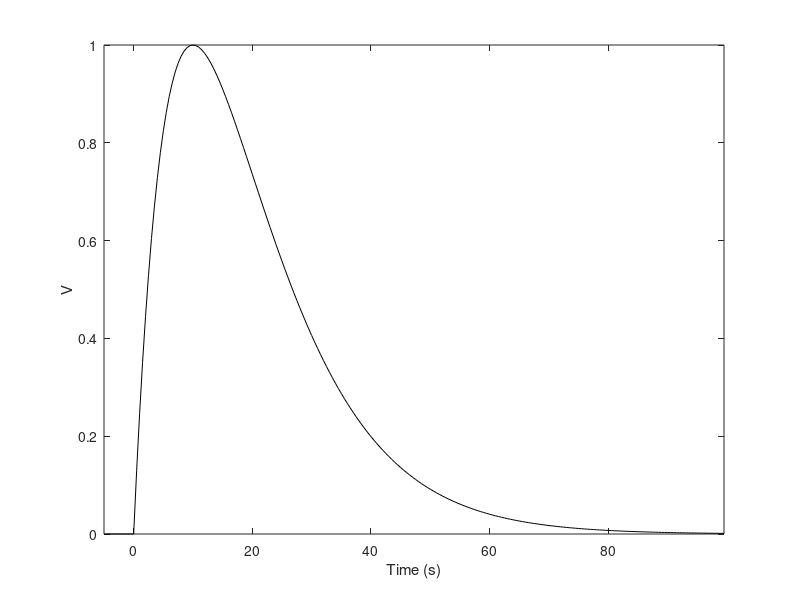
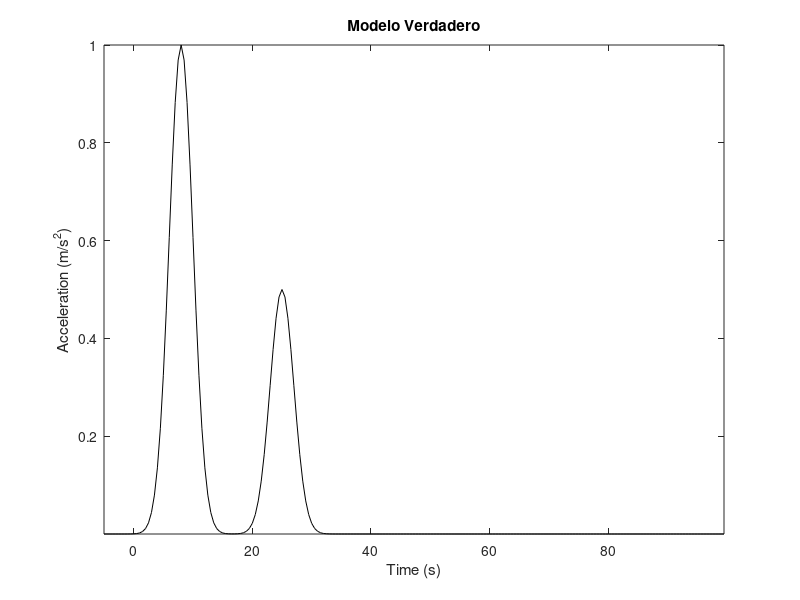
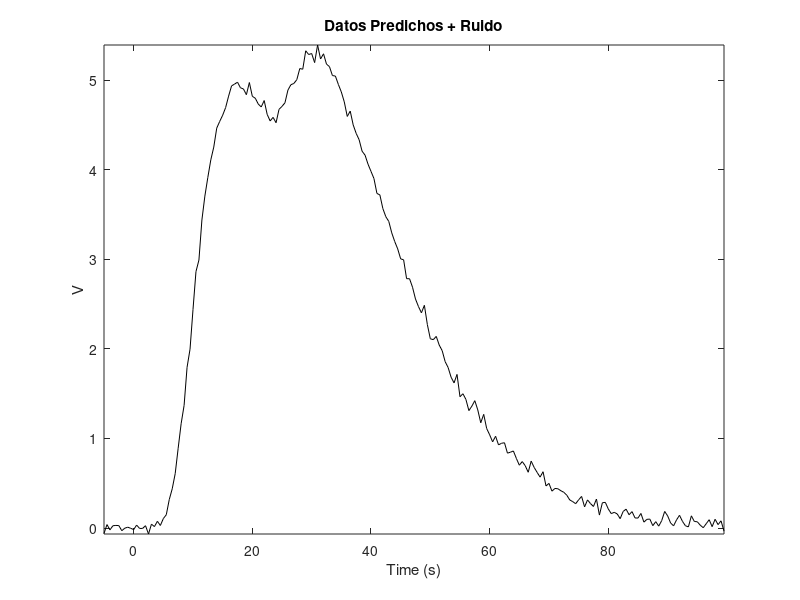
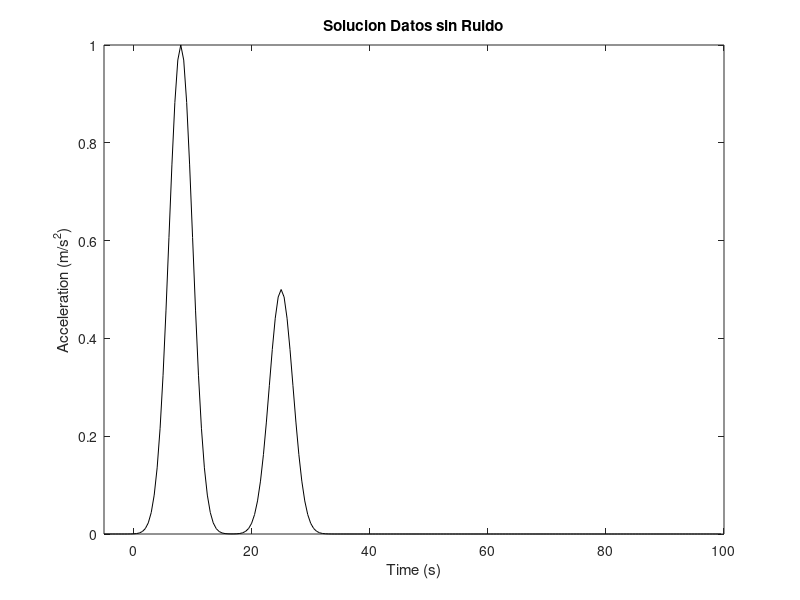

The MATLAB script that drew these images, in order:
% Example 3.2
% from Parameter Estimation and Inverse Problems, 3rd edition, 2018
% by R. Aster, B. Borchers, C. Thurber

% make sure we have a clean environment
clear;
randn('state',0);

% Set constants
% The noise variance
noise=0.05;
% Discretizing values for M & N (210 data points)
N=211;
M=211;

% Generate time vector
t=linspace(-5,100,N);

% Generate instrument impulse response as a critically-damped pulse
sigi=10;
for i=1:N-1
  if (t(i)<0)
    g(i) = 0;
  else
    g(i) = t(i)*exp(-t(i)/sigi);
  end
end

% Normalize instrument response (i.e. max(g)=1)
gmax=max(g);
g=g/gmax;

% Populate G matrix 
% First the numerator which varies
for i=2:M
  for j=1:N-1
    tp=t(j)-t(i);
    if (tp > 0)
      G(i-1,j)=0;
    else
      G(i-1,j)=-tp*exp(tp/sigi);
    end
  end
end
% now divide everything by the denominator
deltat=t(2)-t(1);
G=G/gmax*deltat;

% Get SVD of G matrix
[U,S,V]=svd(G);

% Display image of G matrix with colorbar
figure(1)
clf
colormap(gray)
imagesc(G)
H=colorbar;
set(H,'FontSize',18);
xlabel('j')
ylabel('i')
title('Matriz G')
%bookfonts

disp('Displaying image of G matrix (fig. 1)')

% True signal is two pulses of sig deviation
sig=2;
% Find unscaled true signal model  
mtrue = exp(-(t(1:N-1)-8).^2/(sig^2*2))'... 
    + 0.5*exp(-(t(1:N-1)-25).^2/(sig^2*2))';
% Rescale true signal model to have a max of 1
mtrue=mtrue/max(mtrue);
% Get true data without noise
d=G*mtrue;
% Add random normal noise to the datadata
dn=G*mtrue+noise*randn(M-1,1);


% Using SVD with all 210 singular values
nkeep=N-1;
% Find Up, Vp, Sp
Up=U(:,1:nkeep);
Vp=V(:,1:nkeep);
Sp=S(1:nkeep,1:nkeep);

% Generalized inverse solutions for noisy data (mn) 
% and noise-free data (mperf)
mn=Vp*inv(Sp)*Up'*dn;
mperf=Vp*inv(Sp)*Up'*d;

% Plot of instrument response to unit area ground acceleration impulse.
figure(2)
clf
plot(t(1:N-1),g,'k')
axis tight
xlabel('Time (s)')
ylabel('V')
title('')
%bookfonts

disp('Instrument response to unit ground acceleration impulse (fig. 2)')
print -deps2 c3fimp_resp.eps

% Display semilog plot of singular values
figure(3)
clf
semilogy(diag(S),'ko')
axis tight
xlabel('i')
ylabel('s_i')
title('Valores Singulares')
%bookfonts

disp('Displaying semilog plot of singular values (fig. 3)')

% Plot true model
figure(4)
clf
plot(t(1:N-1),mtrue,'k')
xlim([-5 100])
ylim([0 1])
axis tight
xlabel('Time (s)')
ylabel('Acceleration (m/s^2)');
title('Modelo Verdadero')
%bookfonts

disp('Displaying true model (fig. 4)')
print -deps2 c3fm_true.eps

% Display predicted data using noise free model
figure(5)
clf
plot(t(1:N-1),d,'k')
xlabel('Time (s)')
ylabel('V')
title('Datos Predichos - Sin Ruido')
%bookfonts
axis tight

disp('Displaying predicted data from true model (without noise) (fig. 5)')

% Display predicted data plus random independent noise
figure(6)
clf
plot(t(1:N-1),dn,'k')
xlim([-5 100])
xlabel('Time (s)')
ylabel('V');
title('Datos Predichos + Ruido')
%bookfonts
axis tight

disp(['Displaying predicted data from true model plus independent noise'...
    ' (fig. 6)'])
print -deps2 c3fd_pred_noise.eps

% Display generalized inverse solution for noise-free data
figure(7)
clf
plot(t(1:N-1),mperf,'k')
xlim([-5 100])
ylim([0 1])
xlabel('Time (s)')
ylabel('Acceleration (m/s^2)');
title('Solucion Datos sin Ruido')
%bookfonts

disp(['Displaying generalized inverse solution for noise-free data'...
    ' (210 singular values) (fig. 7)'])
print -deps2 c3fpinv_solution_nonoise.eps

% Display generalized inverse solution for noisy data
figure(8)
clf
plot(t(1:N-1),mn,'k')
xlabel('Time (s)')
ylabel('Acceleration (m/s^2)');
%bookfonts
axis tight
title('Solucion Datos con Ruido')
disp(['Displaying generalized inverse solution for noisy data'...
    ' (210 singular values) (fig. 8)'])
print -deps2 c3fpinv_solution_noise.eps

% Truncate SVD to 26 singular values
nkeep=26;
Up=U(:,1:nkeep);
Vp=V(:,1:nkeep);
Sp=S(1:nkeep,1:nkeep);

% Get model for truncated SVD (m2) with noisy data
m2=Vp*inv(Sp)*Up'*dn;

% Display generalized inverse solution for noisy data
figure(9)
clf
plot(t(1:N-1),m2,'k')
xlabel('Time (s)')
ylabel('Acceleration (m/s^2)');
%bookfonts
axis tight
title('Solución Datos con Ruido - 26 vs')
disp(['Displaying generalized inverse solution for noisy data'...
    ' (26 singular values) (fig. 9)'])
print -deps2 c3fpinv_solution_noise_26.eps

% Get resolution matrix
Rm=Vp*Vp';

% Display image of resolution matrix for truncated solution with colorbar
figure(10)
clf
colormap(gray)
% use tight bounds on the colorbar instead of automatically expanded bounds
imagesc(Rm,[min(min(Rm)),max(max(Rm))])
xlabel('j')
ylabel('i')
%bookfonts
H=colorbar;
set(H,'FontSize',18);
title('Matriz de Resolución - Solucion Truncada')
disp(['Displaying image of resolution matrix for truncated SVD solution'...
    ' (26 singular values) (fig. 10)'])
print -deps2 c3fR_solution_26.eps

% Display a column from the model resolution matrix for truncated SVD solution
figure(11)
clf
plot(t(1:N-1), Rm(80,:),'k')
axis tight
xlabel('Time (s)')
ylabel('Element Value')
%bookfonts
title('Una columna de Matriz de Resolución - Solución Truncada')
disp(['Displaying column of model resolution matrix for'...
    ' truncated SVD solution (fig. 11)'])
print -deps2 c3fR_column_26.eps

%show successive TSVD solutions
disp('Animating TSVD solutions as p increases (fig. 12)')

% the maximum p to use, the fit model and the diagonal elements
p=rank(G);
m=zeros(N-1,1);
ss=diag(S);

figure(12)
for i=1:26
  % adjust the predicted model to have p singular values
  m=m+(U(:,i)'*dn/ss(i))*V(:,i);
  % keep track of the residuals for each p
  r(i)=norm(G*m-dn);
  % keep track of the model norm for each p
  mnorm(i)=norm(m);
  % plot the newly fit model
  plot(m)
  xlabel('Time (s)')
  ylabel('Acceleration (m/s^2)');
  hold on
  % plot the true model
  plot(mtrue,'r-.');
  hold off
  title(num2str(i));
  %bookfonts
  pause(0.1)
end

figure(13)
for i=27:p
  % adjust the predicted model to have p singular values
  m=m+(U(:,i)'*dn/ss(i))*V(:,i);
  % keep track of the residuals for each p
  r(i)=norm(G*m-dn);
  % keep track of the model norm for each p
  mnorm(i)=norm(m);
  % plot the newly fit model
  plot(m)
  xlabel('Time (s)')
  ylabel('Acceleration (m/s^2)');
  hold on
  % plot the true model
  plot(mtrue,'r-.');
  hold off
  title(num2str(i));
  %bookfonts
  pause(0.1)
end

%Examine the trade-off curve (collected in the loop above)
figure(14)
clf
plot(r,mnorm)
hold on
plot(r(26),mnorm(26),'ro')
hold off
xlabel('Norma Residual ||Gm-d||_2')
ylabel('Norma de la Solucion ||m||_2')
title('Curva L')
%bookfonts
text(r(26),mnorm(26),'   26 singular values in TSVD','fontsize',18);

disp('Displaying TSVD trade-off curve (fig. 13)')
